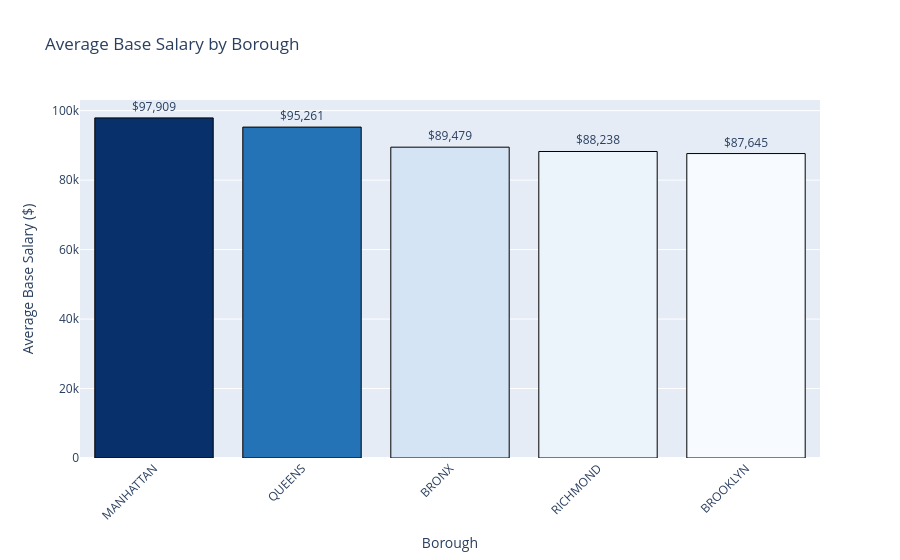

This figure's notebook cell:
### Code cell
# Statistical testing - Data Visualization

# Prepare the data needed
borough_means = df.groupby('work_location_borough')['base_salary'].mean().sort_values(ascending=False)
borough_means_df = borough_means.reset_index()
borough_means_df.columns = ['Borough', 'Average Base Salary']

# Prepare a bar chart
fig1 = px.bar(borough_means_df,
              x='Borough',
              y='Average Base Salary',
              title='Average Base Salary by Borough',
              color='Average Base Salary',
              color_continuous_scale='blues',
              text='Average Base Salary')

fig1.update_traces(texttemplate='$%{text:,.0f}',
                   textposition='outside',
                   marker_line_color='black',
                   marker_line_width=1)
fig1.update_layout(xaxis_title='Borough',
                   yaxis_title='Average Base Salary ($)',
                   xaxis_tickangle=-45,
                   coloraxis_showscale=False)
fig1.show()

### Figure 1 — Plotly figure (JSON) as saved in the notebook; plotly's stock layout.template omitted (floating-point values rounded to 4 significant figures)
{"data": [{"hovertemplate": "Borough=%{x}<br>Average Base Salary=%{marker.color}<extra></extra>", "legendgroup": "", "marker": {"color": [97910.0, 95260.0, 89480.0, 88240.0, 87650.0], "coloraxis": "coloraxis", "line": {"color": "black", "width": 1}, "pattern": {"shape": ""}}, "name": "", "orientation": "v", "showlegend": false, "text": [97910.0, 95260.0, 89480.0, 88240.0, 87650.0], "textposition": "outside", "texttemplate": "$%{text:,.0f}", "type": "bar", "x": ["MANHATTAN", "QUEENS", "BRONX", "RICHMOND", "BROOKLYN"], "xaxis": "x", "y": [97910.0, 95260.0, 89480.0, 88240.0, 87650.0], "yaxis": "y"}], "layout": {"barmode": "relative", "coloraxis": {"colorbar": {"title": {"text": "Average Base Salary"}}, "colorscale": [[0, "rgb(247,251,255)"], [0.125, "rgb(222,235,247)"], [0.25, "rgb(198,219,239)"], [0.375, "rgb(158,202,225)"], [0.5, "rgb(107,174,214)"], [0.625, "rgb(66,146,198)"], [0.75, "rgb(33,113,181)"], [0.875, "rgb(8,81,156)"], [1, "rgb(8,48,107)"]], "showscale": false}, "legend": {"tracegroupgap": 0}, "title": {"text": "Average Base Salary by Borough"}, "xaxis": {"anchor": "y", "domain": [0, 1], "tickangle": -45, "title": {"text": "Borough"}}, "yaxis": {"anchor": "x", "domain": [0, 1], "title": {"text": "Average Base Salary ($)"}}}}
